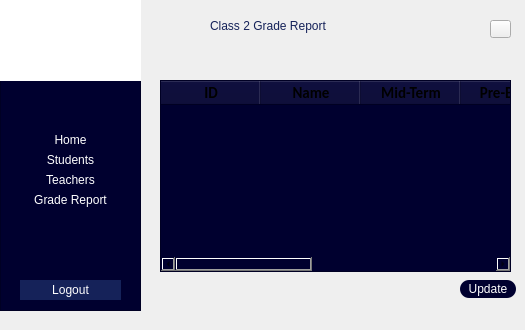
    <widget class="QWidget" name="page_Class_2_Grades_Report">
     <widget class="QFrame" name="frame_24">
      <property name="geometry">
       <rect>
        <x>0</x>
        <y>-10</y>
        <width>141</width>
        <height>321</height>
       </rect>
      </property>
      <property name="styleSheet">
       <string notr="true">background-color: rgb(0, 0, 47);</string>
      </property>
      <property name="frameShape">
       <enum>QFrame::Shape::StyledPanel</enum>
      </property>
      <property name="frameShadow">
       <enum>QFrame::Shadow::Raised</enum>
      </property>
      <widget class="QPushButton" name="pushButton_82">
       <property name="geometry">
        <rect>
         <x>20</x>
         <y>140</y>
         <width>101</width>
         <height>20</height>
        </rect>
       </property>
       <property name="styleSheet">
        <string notr="true">border-radius:0px;
color:white;
font: 700 10pt &quot;Calibri&quot;;
</string>
       </property>
       <property name="text">
        <string>Home</string>
       </property>
      </widget>
      <widget class="QPushButton" name="pushButton_83">
       <property name="geometry">
        <rect>
         <x>20</x>
         <y>200</y>
         <width>101</width>
         <height>20</height>
        </rect>
       </property>
       <property name="styleSheet">
        <string notr="true">border-radius:0px;
color:white;
font: 700 10pt &quot;Calibri&quot;;
</string>
       </property>
       <property name="text">
        <string>Grade Report</string>
       </property>
      </widget>
      <widget class="QPushButton" name="pushButton_84">
       <property name="geometry">
        <rect>
         <x>20</x>
         <y>290</y>
         <width>101</width>
         <height>20</height>
        </rect>
       </property>
       <property name="styleSheet">
        <string notr="true">background-color: rgb(21, 34, 89,255);
color:white;
font: 700 10pt &quot;Calibri&quot;;
border-color: rgb(21, 34, 89);
border-radius:0;
border-style:none;</string>
       </property>
       <property name="text">
        <string>Logout</string>
       </property>
      </widget>
      <widget class="QLabel" name="label_59">
       <property name="geometry">
        <rect>
         <x>0</x>
         <y>0</y>
         <width>141</width>
         <height>91</height>
        </rect>
       </property>
       <property name="styleSheet">
        <string notr="true">background-color: rgb(255, 255, 255);</string>
       </property>
       <property name="text">
        <string/>
       </property>
       <property name="pixmap">
        <pixmap resource="school-logo.qrc">:/school-logo/new/prefix1/images/School Logo.jpeg</pixmap>
       </property>
       <property name="scaledContents">
        <bool>true</bool>
       </property>
      </widget>
      <widget class="QPushButton" name="pushButton_85">
       <property name="geometry">
        <rect>
         <x>20</x>
         <y>160</y>
         <width>101</width>
         <height>20</height>
        </rect>
       </property>
       <property name="styleSheet">
        <string notr="true">border-radius:0px;
color:white;
font: 700 10pt &quot;Calibri&quot;;
</string>
       </property>
       <property name="text">
        <string>Students</string>
       </property>
      </widget>
      <widget class="QPushButton" name="pushButton_86">
       <property name="geometry">
        <rect>
         <x>20</x>
         <y>180</y>
         <width>101</width>
         <height>20</height>
        </rect>
       </property>
       <property name="styleSheet">
        <string notr="true">border-radius:0px;
color:white;
font: 700 10pt &quot;Calibri&quot;;
</string>
       </property>
       <property name="text">
        <string>Teachers</string>
       </property>
      </widget>
     </widget>
     <widget class="QLabel" name="label_24">
      <property name="geometry">
       <rect>
        <x>210</x>
        <y>10</y>
        <width>241</width>
        <height>31</height>
       </rect>
      </property>
      <property name="styleSheet">
       <string notr="true">color:rgba(21,34,89,255);
font: 700 20pt &quot;Calibri&quot;;
border-with:0px;
border-style:none;
qproperty-alignment:AlignCenter;</string>
      </property>
      <property name="text">
       <string>Class 2 Grade Report </string>
      </property>
     </widget>
     <widget class="QPushButton" name="pushButton_87">
      <property name="geometry">
       <rect>
        <x>490</x>
        <y>20</y>
        <width>21</width>
        <height>18</height>
       </rect>
      </property>
      <property name="styleSheet">
       <string notr="true"/>
      </property>
      <property name="text">
       <string/>
      </property>
      <property name="icon">
       <iconset resource="Profile-logo.qrc">
        <normaloff>:/Profile-logo/new/prefix1/images/Profile icon.png</normaloff>:/Profile-logo/new/prefix1/images/Profile icon.png</iconset>
      </property>
     </widget>
     <widget class="QTableWidget" name="tableWidget_9">
      <property name="geometry">
       <rect>
        <x>160</x>
        <y>80</y>
        <width>351</width>
        <height>192</height>
       </rect>
      </property>
      <property name="styleSheet">
       <string notr="true">background-color: rgb(0, 0, 47);</string>
      </property>
      <column>
       <property name="text">
        <string>ID</string>
       </property>
       <property name="font">
        <font>
         <family>Calibri</family>
         <pointsize>11</pointsize>
         <bold>true</bold>
        </font>
       </property>
      </column>
      <column>
       <property name="text">
        <string>Name</string>
       </property>
       <property name="font">
        <font>
         <family>Calibri</family>
         <pointsize>11</pointsize>
         <bold>true</bold>
        </font>
       </property>
      </column>
      <column>
       <property name="text">
        <string>Mid-Term</string>
       </property>
       <property name="font">
        <font>
         <family>Calibri</family>
         <pointsize>11</pointsize>
         <bold>true</bold>
        </font>
       </property>
      </column>
      <column>
       <property name="text">
        <string>Pre-Board</string>
       </property>
       <property name="font">
        <font>
         <family>Calibri</family>
         <pointsize>11</pointsize>
         <bold>true</bold>
        </font>
       </property>
      </column>
      <column>
       <property name="text">
        <string>Total Marks</string>
       </property>
       <property name="font">
        <font>
         <family>Calibri</family>
         <pointsize>11</pointsize>
         <bold>true</bold>
        </font>
       </property>
      </column>
      <column>
       <property name="text">
        <string>Obtained Marks</string>
       </property>
       <property name="font">
        <font>
         <family>Calibri</family>
         <pointsize>11</pointsize>
         <bold>true</bold>
        </font>
       </property>
      </column>
      <column>
       <property name="text">
        <string>Grades</string>
       </property>
       <property name="font">
        <font>
         <family>Calibri</family>
         <pointsize>11</pointsize>
         <bold>true</bold>
        </font>
       </property>
      </column>
     </widget>
     <widget class="QPushButton" name="pushButton_88">
      <property name="geometry">
       <rect>
        <x>460</x>
        <y>280</y>
        <width>56</width>
        <height>18</height>
       </rect>
      </property>
      <property name="styleSheet">
       <string notr="true">background-color: rgb(0, 0, 47);
color: rgb(255, 255, 255);
border-style:solid;
border-radius:9px;</string>
      </property>
      <property name="text">
       <string>Update</string>
      </property>
     </widget>
    </widget>
